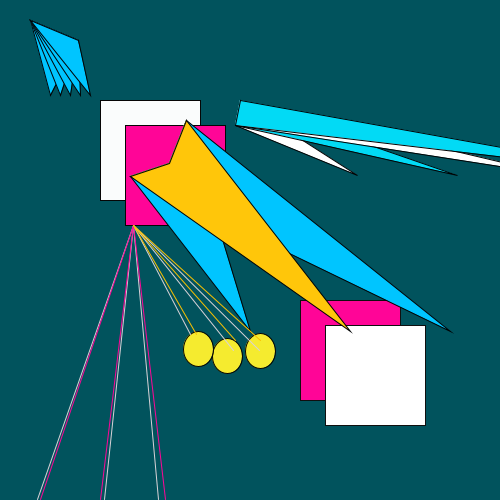
Frame 1 (no input)
Frame 60 (the mouse pressed at the canvas centre just before this capture): identical to frame 1, image omitted
Frame 120 (the mouse held since frame 60 and released just before this capture): identical to frame 1, image omitted

The Processing sketch that drew this single still picture (run headless with seeded random() and noise(); from frame 60 on, the mouse is pressed at the canvas centre):

// Processing sketch: processing_160280
// ── processing_160280.pde

//Assignment 1: Paper Cranes in the Air
//As an artist used to make traditional art, I attempted to make a piece that would resemble origami with paper cranes as most common object in this piece. I am quite pleased with the result of this piece although this is my first time creating something in programming or any code for that matter.


void setup() {
 size(500, 500);
}

void draw() {
background(#01535D);
//first set squares
stroke(#0F0F0F);
stroke(5);
fill(#FAFCFC);
rect(100, 100, 100, 100);
stroke(#0F0F0F);
stroke(5);
fill(#FF0597);
rect(125, 125, 100, 100);
//second set of squares
stroke(#0F0F0F);
fill(#FF0597);
rect(300, 300, 100, 100);
stroke(#0F0F0F);
fill(#FFFFFF);
rect(325, 325, 100, 100);
//triangles part one
stroke(#000203);
fill(#00C5FF);
triangle(50, 95, 78, 40, 30, 20);
stroke(#000203);
fill(#00C5FF);
triangle(60, 95, 78, 40, 30, 20);
stroke(#000203);
fill(#00C5FF);
triangle(70, 95, 78, 40, 30, 20);
stroke(#000203);
fill(#00C5FF);
triangle(80, 95, 78, 40, 30, 20);
stroke(#000203);
fill(#00C5FF);
triangle(90, 95, 78, 40, 30, 20);
stroke(#000203);
fill(#00C5FF);
strokeWeight(1);
quad(250, 331, 186, 120, 169, 163, 130, 176);
stroke(#000203);
strokeWeight(1);
fill(#00C5FF);
quad(450, 331, 186, 120, 169, 163, 130, 176);
stroke(#000203);
strokeWeight(1);
fill(#FFC60A);;
quad(350, 331, 186, 120, 169, 163, 130, 176);
//circles
stroke(#050500);
fill(#F5EB2F);
ellipse(260, 351, 30, 35);
stroke(#050500);
fill(#F5EB2F);
ellipse(227, 356, 30, 35);
stroke(#050500);
fill(#F5EB2F);
ellipse(198, 349, 30, 35);
stroke(#D8D2D7);
line(133, 225, 190, 334);
line(133, 225, 233, 350);
line(133, 225, 259, 350);
line(133, 225, 37, 499);
line(133, 225, 158, 499);
line(133, 225, 104, 499);
stroke(#FF0597);
strokeWeight(1);
line(133, 225, 40, 499);
line(133, 225, 100, 499);
line(133, 225, 165, 499);
stroke(#FAC000);
line(133, 225, 196, 334);
line(133, 225, 235, 340);
line(133, 225, 260, 340);
stroke(#000203);
fill(#FFFFFF);
triangle(357, 175, 235, 125, 240, 100);
fill(#02DAF5);
triangle(457, 175, 235, 125, 240, 100);
fill(#FFFFFF);
triangle(557, 175, 235, 125, 240, 100);
fill(#02DAF5);
triangle(657, 175, 235, 125, 240, 100);


}
